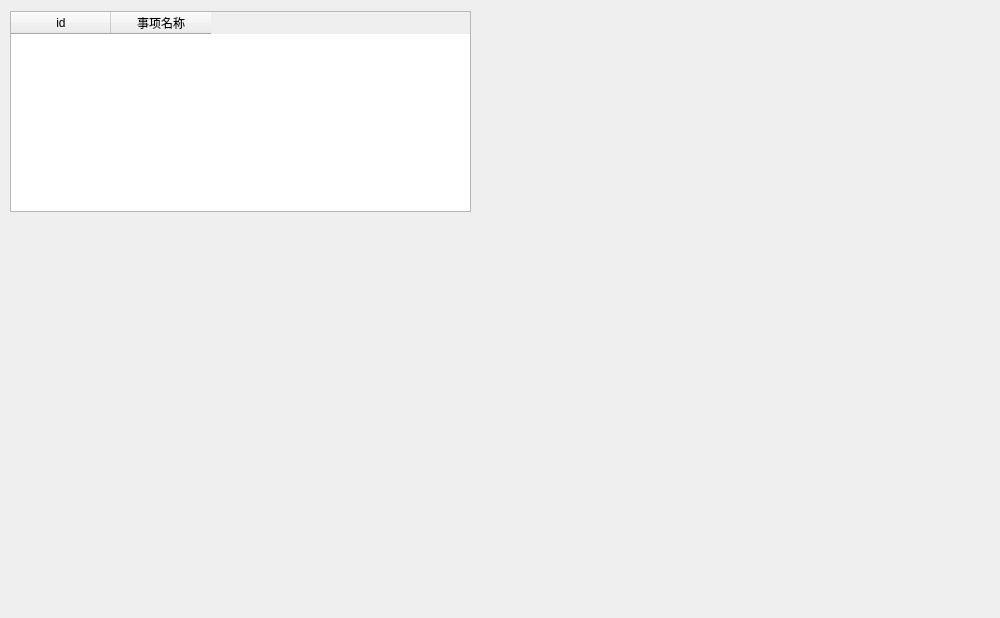
<?xml version="1.0" encoding="UTF-8"?>
<ui version="4.0">
 <class>dailymsy3</class>
 <widget class="QDialog" name="dailymsy3">
  <property name="geometry">
   <rect>
    <x>0</x>
    <y>0</y>
    <width>1000</width>
    <height>618</height>
   </rect>
  </property>
  <property name="minimumSize">
   <size>
    <width>1000</width>
    <height>618</height>
   </size>
  </property>
  <property name="maximumSize">
   <size>
    <width>1000</width>
    <height>618</height>
   </size>
  </property>
  <property name="windowTitle">
   <string>Dialog</string>
  </property>
  <widget class="QTableWidget" name="nine">
   <property name="geometry">
    <rect>
     <x>10</x>
     <y>11</y>
     <width>461</width>
     <height>201</height>
    </rect>
   </property>
   <column>
    <property name="text">
     <string>id</string>
    </property>
   </column>
   <column>
    <property name="text">
     <string>事项名称</string>
    </property>
   </column>
  </widget>
 </widget>
 <resources/>
 <connections/>
</ui>
